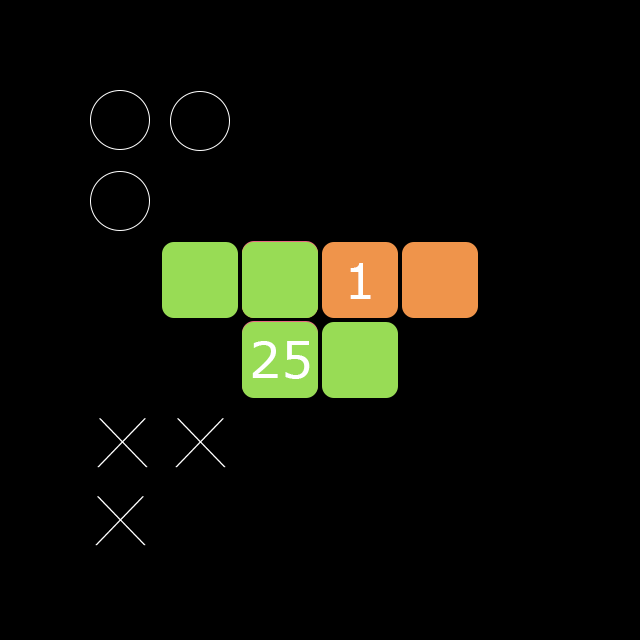

A 2D game scene composited from a Tiled map and its tileset images. What follows is a short description and the map's XML, with every tile layer's data as written:
An orthogonal 8x8 tile map with 80x80 px tiles, 1 tile layer (块层 2), 1 hidden layer not drawn, 2 tilesets.

<map version="1.0" tiledversion="1.1.5" orientation="orthogonal" renderorder="right-down" width="8" height="8" tilewidth="80" tileheight="80" infinite="0" nextobjectid="1">
 <tileset firstgid="1" name="tile" tilewidth="80" tileheight="80" tilecount="7" columns="7">
  <image source="tilesetb.png" width="560" height="80" />
 </tileset>
 <tileset firstgid="8" name="tileset" tilewidth="400" tileheight="400" tilecount="36" columns="6">
  <image source="tileset2.png" width="2400" height="2400" />
 </tileset>
 <layer name="块层 1" width="8" height="8" visible="0">
  <data encoding="csv">
0,0,1,6,5,0,0,0,
0,0,1,6,5,0,0,0,
0,0,1,5,5,0,0,0,
2,2,2,0,0,0,2,2,
1,1,1,0,0,1,1,1,
0,0,1,4,3,0,0,0,
0,0,1,4,4,0,0,0,
0,0,1,3,4,0,0,0
</data>
 </layer>
 <layer name="块层 2" width="8" height="8">
  <properties>
   <property name="order" value="10" />
   <property name="sBlanks" type="int" value="0" />
   <property name="spos0" value="21" />
   <property name="spos1" value="21" />
   <property name="spos2" value="12" />
  </properties>
  <data encoding="csv">
0,0,0,0,0,0,0,0,
0,0,0,0,0,0,0,0,
0,0,0,0,0,0,0,0,
0,0,0,0,0,0,0,0,
0,0,0,0,0,0,0,0,
0,17,9,0,0,0,0,0,
0,33,0,0,0,0,0,0,
0,0,0,0,0,0,0,0
</data>
 </layer>
</map>
